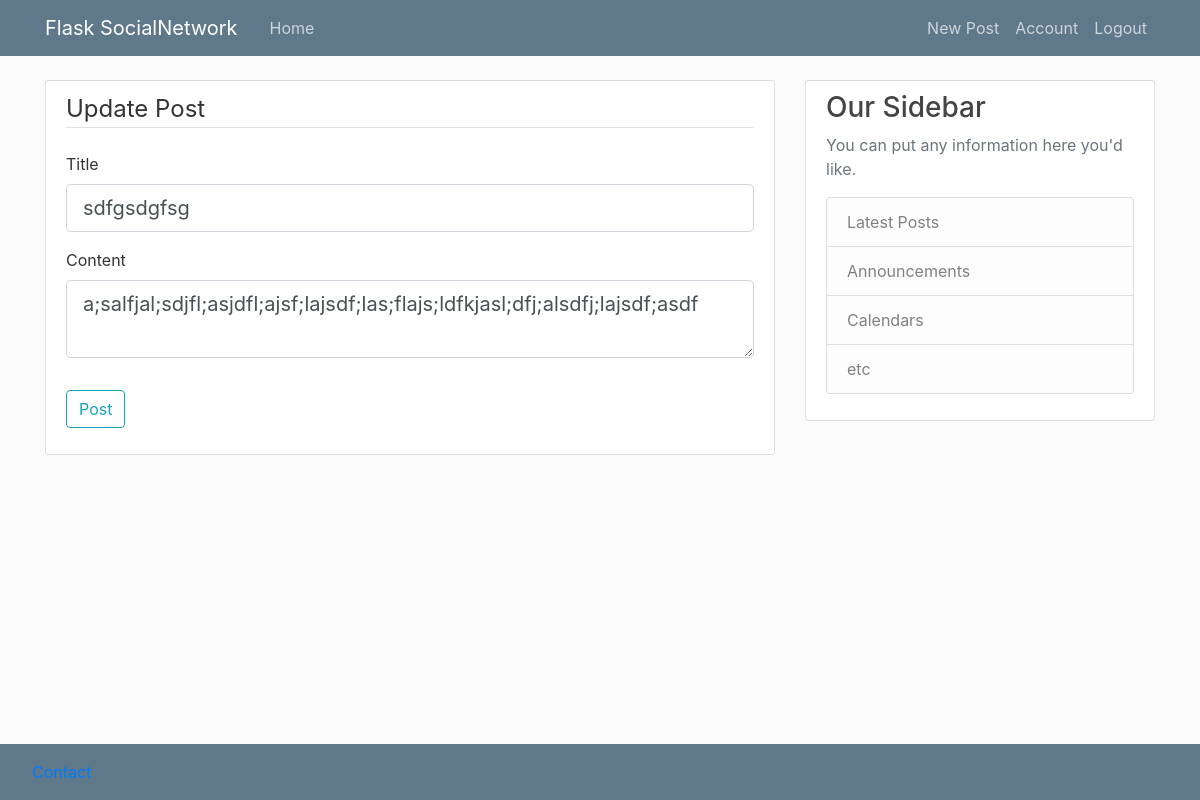
/post/18/update (signed in), run on the app's committed database.
### sn_flask/models.py (models this page shows, shortened)
class Post(db.Model):
    id = db.Column(db.Integer, primary_key=True)
    title = db.Column(db.String(100), nullable=False)
    date_posted = db.Column(db.DateTime, nullable=False,
                            default=datetime.utcnow)
    content = db.Column(db.Text, nullable=False)
    user_id = db.Column(db.Integer, db.ForeignKey('user.id'), nullable=False)

### sn_flask/routes.py (the view)
@app.route("/post/<int:post_id>/update", methods=['GET', 'POST'])
@login_required
def update_post(post_id):
    post = Post.query.get_or_404(post_id)
    if post.author != current_user:
        abort(403)
    form = PostForm()
    if form.validate_on_submit():
        post.title = form.title.data
        post.content = form.content.data
        db.session.commit()
        flash('Your post has been updated!', 'success')
        return redirect(url_for('post', post_id=post.id))
    elif request.method == 'GET':
        form.title.data = post.title
        form.content.data = post.content
    return render_template('create_post.html', title='Update Post',
                           form=form, legend='Update Post')

### sn_flask/forms.py
class PostForm(FlaskForm):
    title = StringField('Title', validators=[DataRequired()])
    content = TextAreaField('Content', validators=[DataRequired()])
    submit = SubmitField('Post')

### sn_flask/models.py (called while the page is built)
@login_manager.user_loader
def load_user(user_id):
    return User.query.get(int(user_id))

### sn_flask/templates/create_post.html (shortened to what this page needs)
{% extends "layout.html" %} {% block content %}
<div class="content-section">
    <form method="POST" action="">
        <fieldset class="form-group">
            <legend class="border-bottom mb-4">{{legend}}</legend>
            <div class="form-group">
                {{ form.title.label(class="form-control-label") }} {% if form.title.errors %} {{ form.title(class="form-control form-control-lg
                is-invalid") }}
                <div class="invalid-feedback">
                    {% for error in form.title.errors %}
                    <span>{{ error }}</span>
                    {% endfor %}
                </div>
                {% else %} {{ form.title(class="form-control form-control-lg") }} {% endif %}
            </div>
            <div class="form-group">
                {{ form.content.label(class="form-control-label") }} {% if form.content.errors %} {{ form.content(class="form-control form-control-lg
                is-invalid") }}
                <div class="invalid-feedback">
                    {% for error in form.content.errors %}
                    <span>{{ error }}</span>
                    {% endfor %}
                </div>
                {% else %} {{ form.content(class="form-control form-control-lg") }} {% endif %}
            </div>
        </fieldset>
        <div class="form-group">
            {{ form.submit(class="btn btn-outline-info") }}
        </div>
    </form>
</div>
{% endblock content %}

### sn_flask/static/main.css (style rules this page uses)
body { background: #fafafa; color: #333333; margin-top: 5rem; }
.content-section { background: #ffffff; padding: 10px 20px; border: 1px solid #dddddd; border-radius: 3px; margin-bottom: 20px; }

### data on the page
Post: title "sdfgsdgfsg", content "a;salfjal;sdjfl;asjdfl;ajsf;lajsdf;las;flajs;ldfkjasl;dfj;alsdfj;lajsdf;asdf"

### other printed values
{{ legend }} "Update Post"
